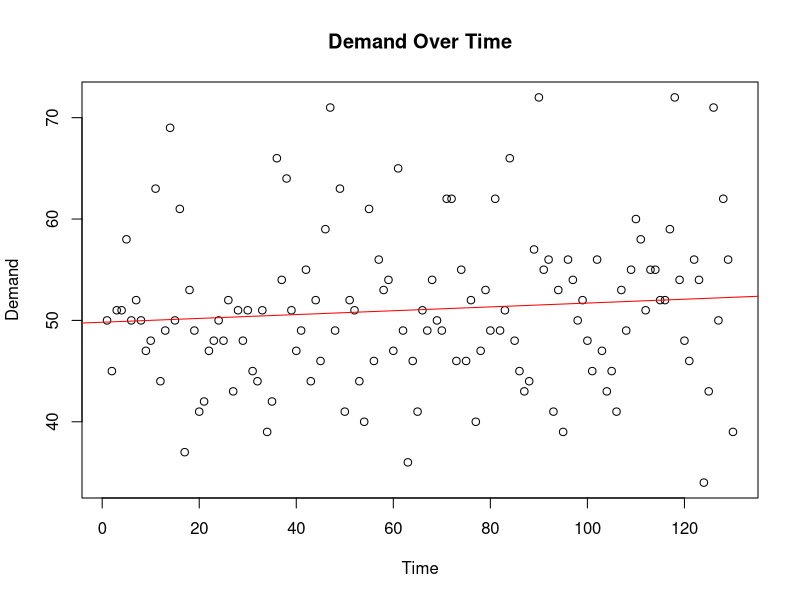
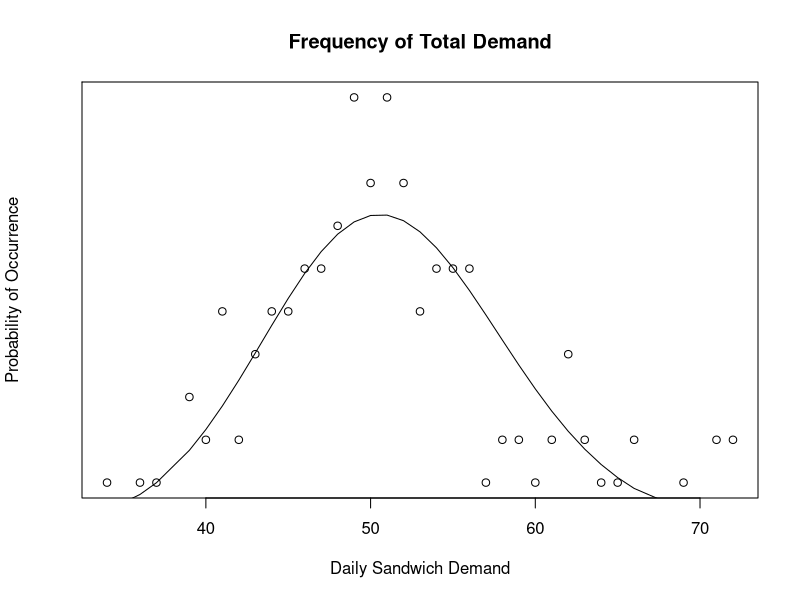
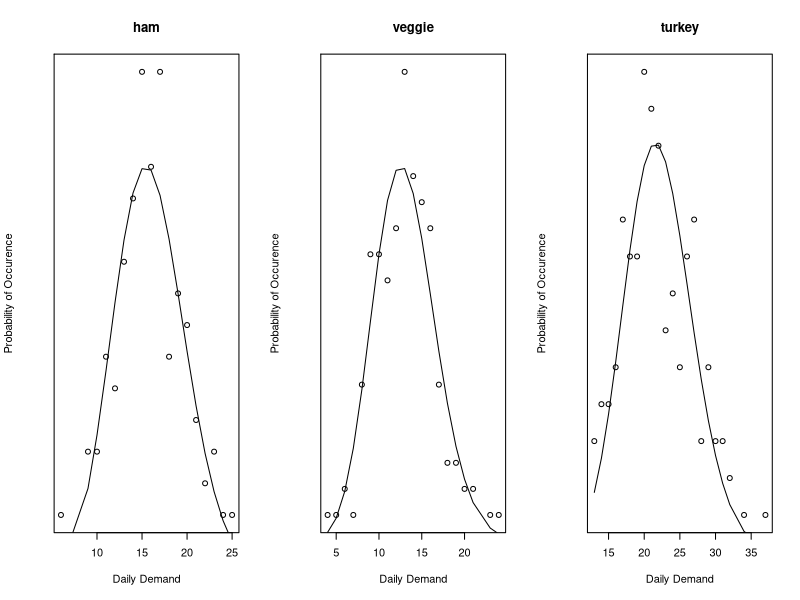
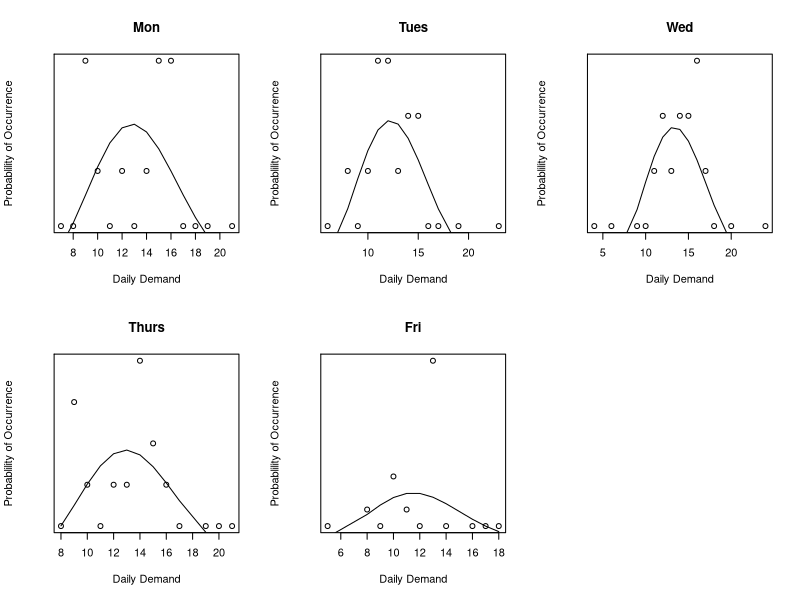
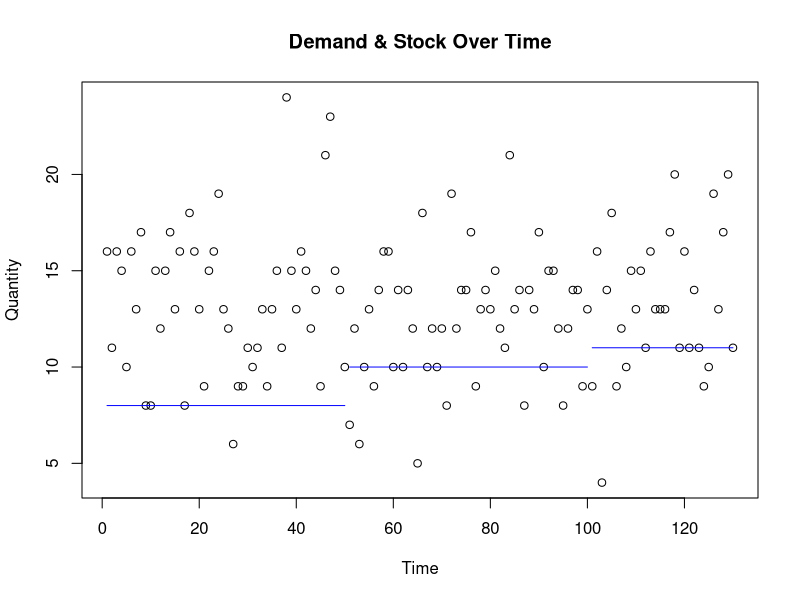
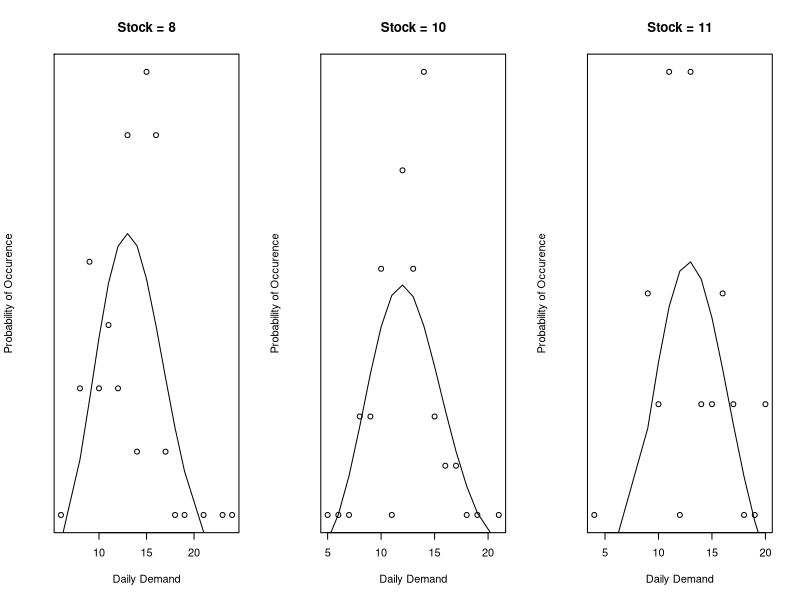
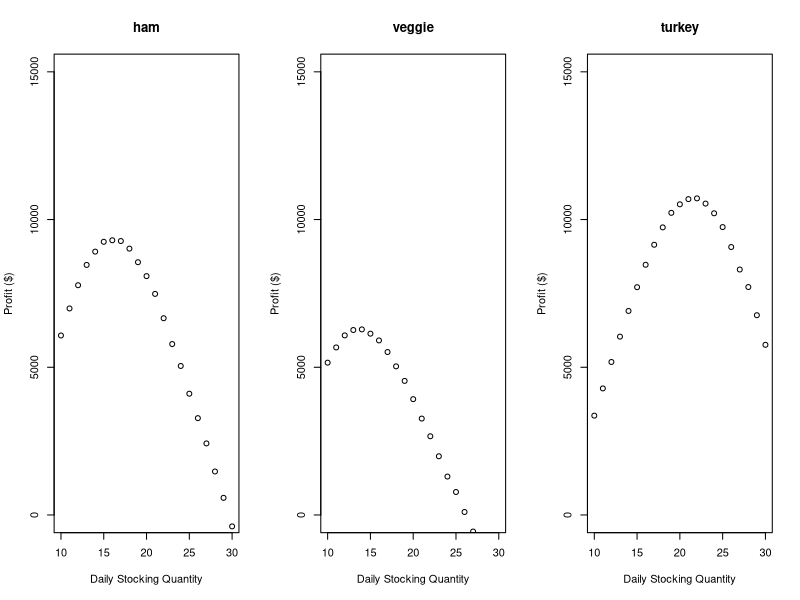

These charts were generated, in order, by the following R code:
## ---- chunk 1

# Make sure we're in the right working directory:  "Code"

if("Code" %in% list.files()){
  setwd("Code")
}

if(!("Code" %in% list.files("..")))
{
  stop
}
## ---- chunk 2
# Load Data

# Start by loading the data

sales <- read.csv("../Data/sales.csv")
details <- read.csv("../Data/details.csv")
## ---- chunk 3
# Clean Data

# Add variable for total demand
sales$demand.total <- sales$demand.ham + sales$demand.turkey + sales$demand.veggie

# Add variable for profit = price - cost
details$profit <- details$price - details$cost
## ---- chunk 4
x <- 1:length(sales$demand.total); y <- sales$demand.total
# x <- 1:100
# y <- x
plot(x, y, main="Demand Over Time",
     xlab="Time",
     ylab="Demand")
lm1 <- lm(y ~ x)
abline(lm1, col="red")
print("95% Confidence Interval for the slope:")
confint(lm1)[2,]
## ---- chunk 5

sandwich.sales <- sales$demand.total

y.actual <- table(sandwich.sales)
y.actual <- y.actual / sum(y.actual)

x <- as.numeric(names(y.actual))

y.simulated <- dpois(x, mean(sandwich.sales))

plot(x, y.actual, main="Frequency of Total Demand",
     ylab="Probability of Occurrence",
     xlab="Daily Sandwich Demand")
points(x, y.simulated, type="l")
## ---- chunk 6
par(mfcol = c(1, 3))

for(sandwich in c("ham", "veggie", "turkey")){
  sandwich.sales <- eval(parse(text = paste0("sales$demand.", sandwich)))
  
  y.actual <- table(sandwich.sales)
  y.actual <- y.actual / sum(y.actual)
  
  x <- as.numeric(names(y.actual))
  
  y.simulated <- dpois(x, mean(sandwich.sales))
  
  plot(x, y.actual, main=sandwich,
       xlab="Daily Demand",
       ylab="Probability of Occurence")
  points(x, y.simulated, type="l")
}

par(mfcol=c(1, 1))
## ---- chunk 7
par(mfrow = c(2, 3))

m <- seq(from=1, to = 130, by = 5)
dow <- c("Mon", "Tues", "Wed", "Thurs", "Fri")
for(d in 0:4){
  sandwich.sales <- sales$demand.veggie[m + d]  #Monday
  
  y.actual <- table(sandwich.sales)
  y.actual <- y.actual / sum(y.actual)
  
  x <- as.numeric(names(y.actual))
  
  y.simulated <- dpois(x, mean(sandwich.sales))
  
  plot(x, y.actual, main=dow[d + 1],
       xlab="Daily Demand",
       ylab="Probablility of Occurrence")
  points(x, y.simulated, type="l")
}

par(mfrow = c(1,1))
## ---- chunk 8
days.range <- list(c(1, 50), c(51, 100), c(101, 130))

plot(sales$demand.veggie, main="Demand & Stock Over Time",
     xlab="Time",
     ylab="Quantity")
points(1:50, sales$available.veggie[1:50], type="l", col="blue")
points(51:100, sales$available.veggie[51:100], type="l", col="blue")
points(101:130, sales$available.veggie[101:130], type="l", col="blue")
## ---- chunk 9
par(mfrow=c(1,3))

quant.stocked <- c(8, 10, 11)
i <- 1

for(days in days.range){
  sandwich.sales <- sales$demand.veggie[days[1]:days[2]]  #Monday
  
  (x <- table(sandwich.sales))
  (x <- x / sum(x))
  
  k <- as.numeric(names(x))
  
  (y <- dpois(k, mean(sandwich.sales)))
  
  plot(k, x, main=paste("Stock =", quant.stocked[i]),
       xlab="Daily Demand",
       ylab="Probability of Occurence")
  points(k, y, type="l")
  
  i <- i + 1
}

par(mfrow=c(1,1))
## ---- chunk 10
# Calculate yearly profit estimate, based on 52 * 5 = 260 days per year
days.per.year <- 52 * 5

profit.sim <- function(lambda, days, num.stocked, cost.details, coupon=c(1, 0)){
  demand <- rpois(days, lambda)
  
  number.sold <- demand
  number.sold[number.sold > num.stocked] <- num.stocked
  number.sold <- sum(number.sold)
  
  number.unsold <- sum((num.stocked - demand)[ num.stocked - demand > 0])
  
  number.unfilled <- sum((demand - num.stocked)[demand - num.stocked > 0])
  
  profit <- number.sold * cost.details$profit
  inventory.loss <- number.unsold * cost.details$cost
  # coupon.cost = # sandwiches * ($X off per sandwich OR % off per sandwich)
  #                              (1 + 0 * price) = $1 off per sandwich
  #                              (0 + 0.25 * price) = 25% off per sandwich
  #                              (0 + 0 * price) = no coupon offered
  coupon.cost <- number.unfilled * (coupon[1] + coupon[2] * cost.details$price)
  
  return((profit - inventory.loss - coupon.cost) / days * days.per.year)
}
## ---- chunk 11
par(mfrow = c(1, 3))
days <- 10000

# coupon.cost = # sandwiches * ($X off per sandwich OR % off per sandwich)
#                              (1 + 0 * price) = $1 off per sandwich
#                              (0 + 0.25 * price) = 25% off per sandwich
#                              (0 + 0 * price) = no coupon offered
# Report text counts on using a $X off model. See comments below.
coupon.model <- c(1, 0)

stock.range <- 10:30      # Check results for these stocking values

for(sandwich in c("ham", "veggie", "turkey")){
  sandwich.sales <- eval(parse(text = paste0("sales$demand.", sandwich)))

  lambda <- mean(sandwich.sales)

  i = 1
  results <- vector(mode="numeric")
  for(stock in stock.range){
    results[i] <- profit.sim(lambda, days, stock, details[details$type == sandwich, ], coupon.model)
    i = i + 1
  }
  
  plot(stock.range, results, ylim=c(0, 15000), main=sandwich,
       ylab="Profit ($)",
       xlab="Daily Stocking Quantity")
  
  assign(paste0("recommendation.", sandwich), 
         list(stock.range[which(results == max(results))], round(max(results), 0)))
}
  
par(mfrow = c(1, 1))
options(scipen=999)  # Force non-scientific printing in the following table
## ---- chunk 12

profit.daily <- function(demand, stock, cost.details, coupon){
  
  number.sold <- min(demand, stock)
  
  number.unsold <- max(stock - demand, 0)
  
  number.unfilled <- max(demand - stock, 0)
  
  profit <- number.sold * cost.details$profit
  inventory.loss <- number.unsold * cost.details$cost
  # coupon.cost = # sandwiches * ($X off per sandwich OR % off per sandwich)
  #                              (1 + 0 * price) = $1 off per sandwich
  #                              (0 + 0.25 * price) = 25% off per sandwich
  #                              (0 + 0 * price) = no coupon offered
  coupon.cost <- number.unfilled * (coupon[1] + coupon[2] * cost.details$price)
  
  return(profit - inventory.loss - coupon.cost)
}

for(sandwich in c("ham", "veggie", "turkey")){
  sandwich.sales <- eval(parse(text = paste0("sales$demand.", sandwich)))
  sandwich.stock <- eval(parse(text = paste0("sales$available.", sandwich)))
  cost.details <- details[details$type == sandwich, ]
  
  profit.total <- 0
  for(i in 1:length(sandwich.sales)){
    demand <- sandwich.sales[i]
    stock <- sandwich.stock[i]
    profit <- profit.daily(demand, stock, cost.details,  c(0, 0))
    profit.total <- profit.total + profit
  }
  
  assign(paste0("profit.hist.", sandwich), profit.total / length(sandwich.sales) * days.per.year)
}

for(sandwich in c("ham", "veggie", "turkey")){
  sandwich.sales <- eval(parse(text = paste0("sales$demand.", sandwich)))
  sandwich.stock <- eval(parse(text = paste0("recommendation.", sandwich, "[[1]]")))
  cost.details <- details[details$type == sandwich, ]
  
  profit.total <- 0
  for(i in 1:length(sandwich.sales)){
    demand <- sandwich.sales[i]
    stock <- sandwich.stock
    profit <- profit.daily(demand, stock, cost.details,  c(0, 0))
    profit.total <- profit.total + profit
  }
  
  assign(paste0("profit.hist.mod.", sandwich), profit.total / length(sandwich.sales) * days.per.year)
}

